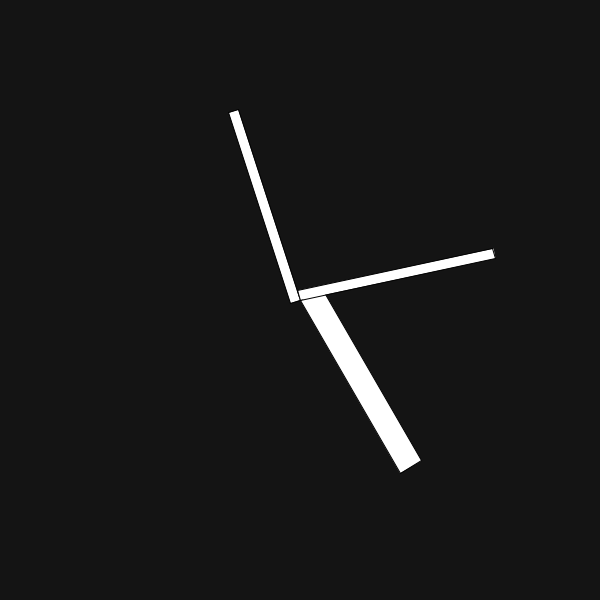
Frame 1 (no input)
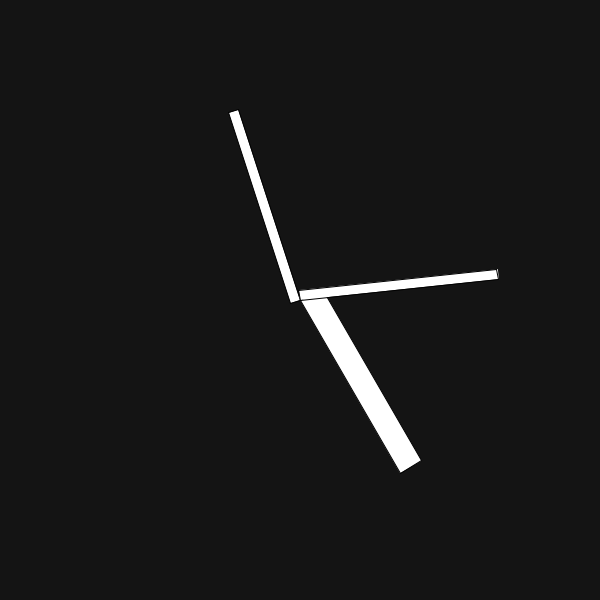
Frame 60 (the mouse pressed at the canvas centre just before this capture)
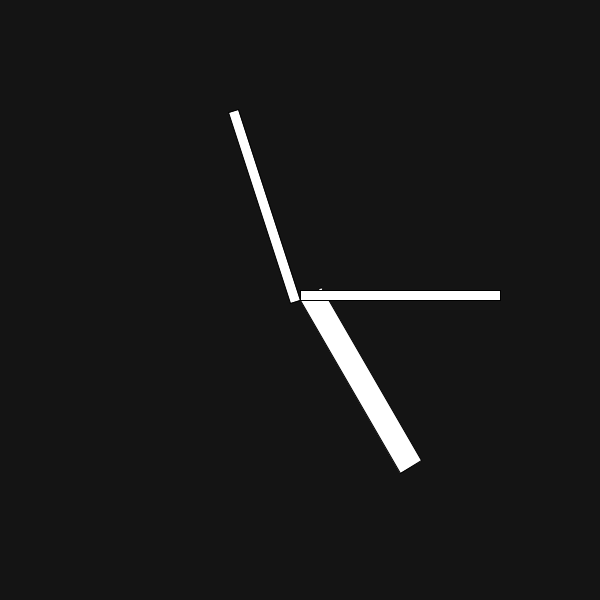
Frame 120 (the mouse held since frame 60 and released just before this capture)

The Processing sketch that drew these frames (run headless with seeded random() and noise(); from frame 60 on, the mouse is pressed at the canvas centre):

// Processing sketch: question9
// ── question9.pde
void setup() {
  size(600, 600);
  smooth(); 
}

void draw() {
  background(20);
  
  fill(255);
  
  float hourPos = map(hour(), 0, 24, 0, 360);
  pushMatrix(); 
  translate(width/2, height/2); 
  rotate(radians(hourPos)); 
  rect(0, 0, width/24, 200);
  popMatrix(); 

  float minutePos = map(minute(), 0, 60, 0, 360);
  pushMatrix(); 
  translate(width/2, height/2); 
  rotate(radians(minutePos)); 
  rect(0, 0, width/60, 200);
  popMatrix(); 
  
  float secondPos = map(second(), 0, 60, 0, 360);
  pushMatrix(); 
  translate(width/2, height/2); 
  rotate(radians(secondPos)); 
  rect(0, 0, width/60, 200);
  popMatrix(); 
}
